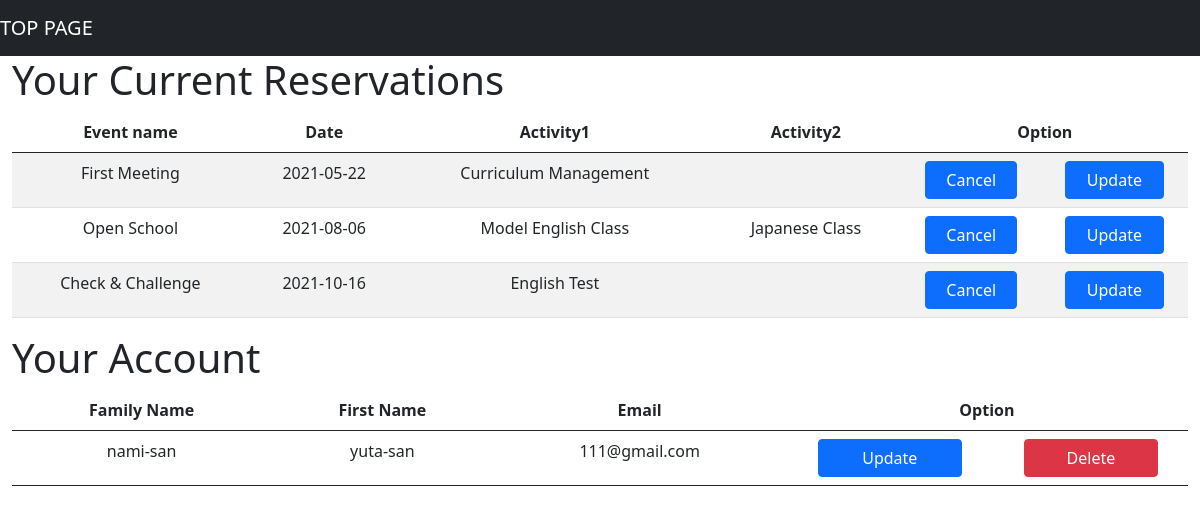
Screenshot of /eventlistUI.php (signed in) with the database file from the repository.
### tables this page shows
CREATE TABLE `cart` (
  `cart_id` int(11) NOT NULL,
  `user_id` int(11) NOT NULL,
  `item_id` int(11) NOT NULL,
  `act_id1` varchar(255) NOT NULL,
  `act_id2` varchar(255) DEFAULT NULL,
  `reservation` varchar(255) NOT NULL DEFAULT 'reserved'
);

CREATE TABLE `items` (
  `item_id` int(11) NOT NULL,
  `event_id` varchar(255) NOT NULL,
  `iname` varchar(255) NOT NULL,
  `idate` date DEFAULT NULL,
  `capacity` varchar(255) NOT NULL,
  `itarget` varchar(255) NOT NULL,
  `idesc` varchar(255) NOT NULL,
  `iimg` varchar(255) DEFAULT NULL
);

CREATE TABLE `activities` (
  `act_id` int(11) NOT NULL,
  `event_id` int(11) NOT NULL,
  `aname` varchar(255) NOT NULL,
  `adesc` varchar(255) NOT NULL,
  `capacity` varchar(255) NOT NULL,
  `aimg` varchar(255) DEFAULT NULL
);

CREATE TABLE `users` (
  `user_id` int(11) NOT NULL,
  `lname` varchar(255) NOT NULL,
  `fname` varchar(255) NOT NULL,
  `email` varchar(255) NOT NULL,
  `password` varchar(255) NOT NULL,
  `role` varchar(10) NOT NULL DEFAULT 'u'
);

### classes/Database.php (called while the page is built, shortened)
<?php
class Database{
    private $servername = 'us-cdbr-east-04.cleardb.com';
    private $username = 'bc0834ecc021a1';
    private $password = 'f7c8f6cf';
    private $db_name = 'heroku_6466d73cb3ad493';
    function __construct()
    {
        return $this->conn = new mysqli($this->servername,$this->username,$this->password,$this->db_name);
    }
}
?>

### action.php (called while the page is built, shortened)
<?php
include 'classes/Functions.php';
$functionObj = new Functions;
?>

### classes/Functions.php (called while the page is built, shortened)
<?php
include 'Database.php';
class Functions extends Database{
    function get_one_user($id){
        $sql = "SELECT * FROM users WHERE user_id = '$id'";
        $result = $this->conn->query($sql);
        if($result->num_rows == 1){
            return $result->fetch_assoc();
        }else{
        }
    }
    function read_user_cart_items($id){
        $sql = "SELECT * FROM cart INNER JOIN items ON cart.item_id = items.item_id WHERE cart.user_id = '$id' ORDER BY idate";
        $result = $this->conn->query($sql);
        if($result->num_rows>0){
            $array = array();
            while($row = $result->fetch_assoc()){
                $array[] = $row;
            }
            return $array;
        }else{
            return FALSE;
        }
    }
        function get_one_act($id){
            $sql = "SELECT * FROM activities WHERE act_id = '$id'";
            $result = $this->conn->query($sql);
            if($result->num_rows == 1){
                return $result->fetch_assoc();
            }else{
            }
        }
}
?>

### eventlistUI.php (the view, shortened to what this page needs)
<?php
include 'action.php';
$user_id = $_SESSION['id'];
$data = $functionObj->read_user_cart_items($user_id);
$account = $functionObj->get_one_user($user_id);
?>
<!DOCTYPE html>
<html lang="en">
<head>
    <link rel="stylesheet" href="https://cdn.jsdelivr.net/npm/bootstrap@5.0.2/dist/css/bootstrap.min.css">
</head>
<body>
    <?php
    include "navbarUI.php"
    ?>
    <div class="container-fluid">
        <h1>Your Current Reservations</h1>
        <table class="table table-striped text-center">
            <thead class="thead-dark">
                <th>Event name</th>
                <th>Date</th>
                <th>Activity1</th>
                <th>Activity2</th>
                <th colspan="2">Option</th>
            </thead>
            <tbody>
                <?php
                foreach ($data as $row) :
                    $cart_id = $row['cart_id'];
                    $act1 = $functionObj->get_one_act($row['act_id1']);
                    $act2 = $functionObj->get_one_act($row['act_id2']);
                ?>
                    <tr>
                        <td><?php echo $row['iname'] ?></td>
                        <td><?php echo $row['idate'] ?></td>
                        <td><?php echo $act1['aname'] ?></td>
                        <td><?php echo $act2['aname'] ?></td>
                        <td><a href="removeCheck.php?cart_id=<?php echo $cart_id ?>" class="btn btn-primary w-75">Cancel</a></td>
                        <td><a href="updateEventUI.php?cart_id=<?php echo $cart_id ?>" class="btn btn-primary w-75">Update</a></td>
                    </tr>
                <?php endforeach; ?>
            </tbody>
        </table>
        <h1>Your Account</h1>
        <table class="table  text-center">
            <thead class="thead-dark">
                <th>Family Name</th>
                <th>First Name</th>
                <th>Email</th>
                <th colspan="2">Option</th>
            </thead>
            <tbody>
                <td><?php echo $account['lname'] ?></td>
                <td><?php echo $account['fname'] ?></td>
                <td><?php echo $account['email'] ?></td>
                <td><a href="updateSelf.php?user_id=<?php echo $user_id ?>" class="btn btn-primary w-75">Update</a></td>
                <td><a href="deleteSelfCheck.php?user_id=<?php echo $user_id ?>" class="btn btn-danger w-75">Delete</a></td>
            </tbody>
    </div>
</body>
</html>

### rows the page displays
cart: item.iname "First Meeting", item.idate "2021-05-22", activities.aname "Curriculum Management"
cart: item.iname "Open School", item.idate "2021-08-06", activities.aname "Model English Class", activities.aname "Japanese Class"
cart: item.iname "Check & Challenge", item.idate "2021-10-16", activities.aname "English Test"
users: lname "nami-san", fname "yuta-san", email "111@gmail.com"
